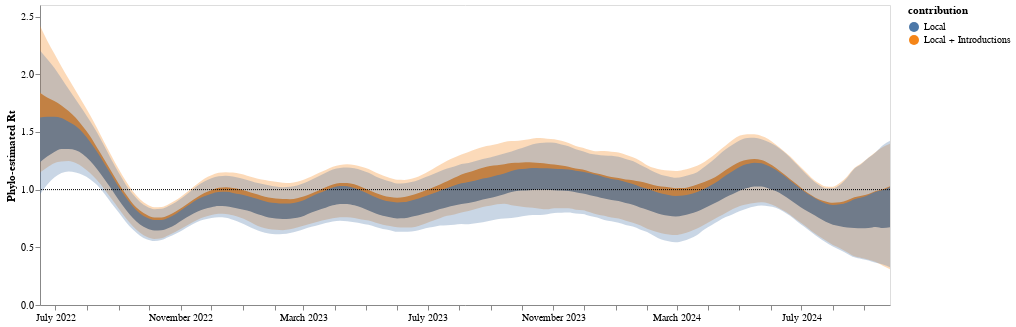

Write notebook code for a chart like this one.
### Code cell
line2 = alt.Chart(combined_rt_df).mark_area(interpolate='monotone', opacity = 1, clip = True).encode(
    alt.X('date:T', axis=alt.Axis(title="",tickCount = "month", grid=False,format="%B %Y")),
    alt.Y('lower_hpd_log_50_MA',axis=alt.Axis(title="Phylo-estimated Rt", grid=False)),
    alt.Y2('upper_hpd_log_50_MA' ),
    alt.Color("contribution")
).properties(
    width=850,
    height=300
)
band2 = alt.Chart(combined_rt_df).mark_area(
    opacity=0.3, interpolate='monotone'
).encode(
    alt.X('date:T', axis=alt.Axis(title="", grid=False,format="%B %Y")),
    alt.Y('lower_hpd_log_95_MA', axis=alt.Axis(title="Phylo-estimated Rt", grid=False)),# scale=alt.Scale(domain=(0.6, 1.3))),
    alt.Y2('upper_hpd_log_95_MA'), 
    alt.Color("contribution")
).properties(
    width=850,
    height=300
)

line2 + band2 + one_line

### Figure 1 — Vega-Lite specification as saved in the notebook (floating-point values rounded to 4 significant figures; data arrays with more than 128 entries replaced by an {"elided": "..."} marker saying what was removed)
{"config": {"view": {"continuousWidth": 400, "continuousHeight": 300}}, "layer": [{"mark": {"type": "area", "clip": true, "interpolate": "monotone", "opacity": 1}, "encoding": {"color": {"field": "contribution", "type": "nominal"}, "x": {"axis": {"format": "%B %Y", "grid": false, "tickCount": "month", "title": ""}, "field": "date", "type": "temporal"}, "y": {"axis": {"grid": false, "title": "Phylo-estimated Rt"}, "field": "lower_hpd_log_50_MA", "type": "quantitative"}, "y2": {"field": "upper_hpd_log_50_MA"}}, "height": 300, "width": 850}, {"mark": {"type": "area", "interpolate": "monotone", "opacity": 0.3}, "encoding": {"color": {"field": "contribution", "type": "nominal"}, "x": {"axis": {"format": "%B %Y", "grid": false, "title": ""}, "field": "date", "type": "temporal"}, "y": {"axis": {"grid": false, "title": "Phylo-estimated Rt"}, "field": "lower_hpd_log_95_MA", "type": "quantitative"}, "y2": {"field": "upper_hpd_log_95_MA"}}, "height": 300, "width": 850}, {"data": {"name": "data-0f80976e06af035141dd0a0f11df9332"}, "mark": {"type": "rule", "strokeDash": [1, 1]}, "encoding": {"y": {"field": "y", "type": "quantitative"}}, "height": 300, "width": 850}], "data": {"name": "data-2398bb312d4f13738e7f00c66544df36"}, "$schema": "https://vega.github.io/schema/vega-lite/v4.17.0.json", "datasets": {"data-2398bb312d4f13738e7f00c66544df36": {"elided": "240 records"}, "data-0f80976e06af035141dd0a0f11df9332": [{"y": 1.0}]}}
